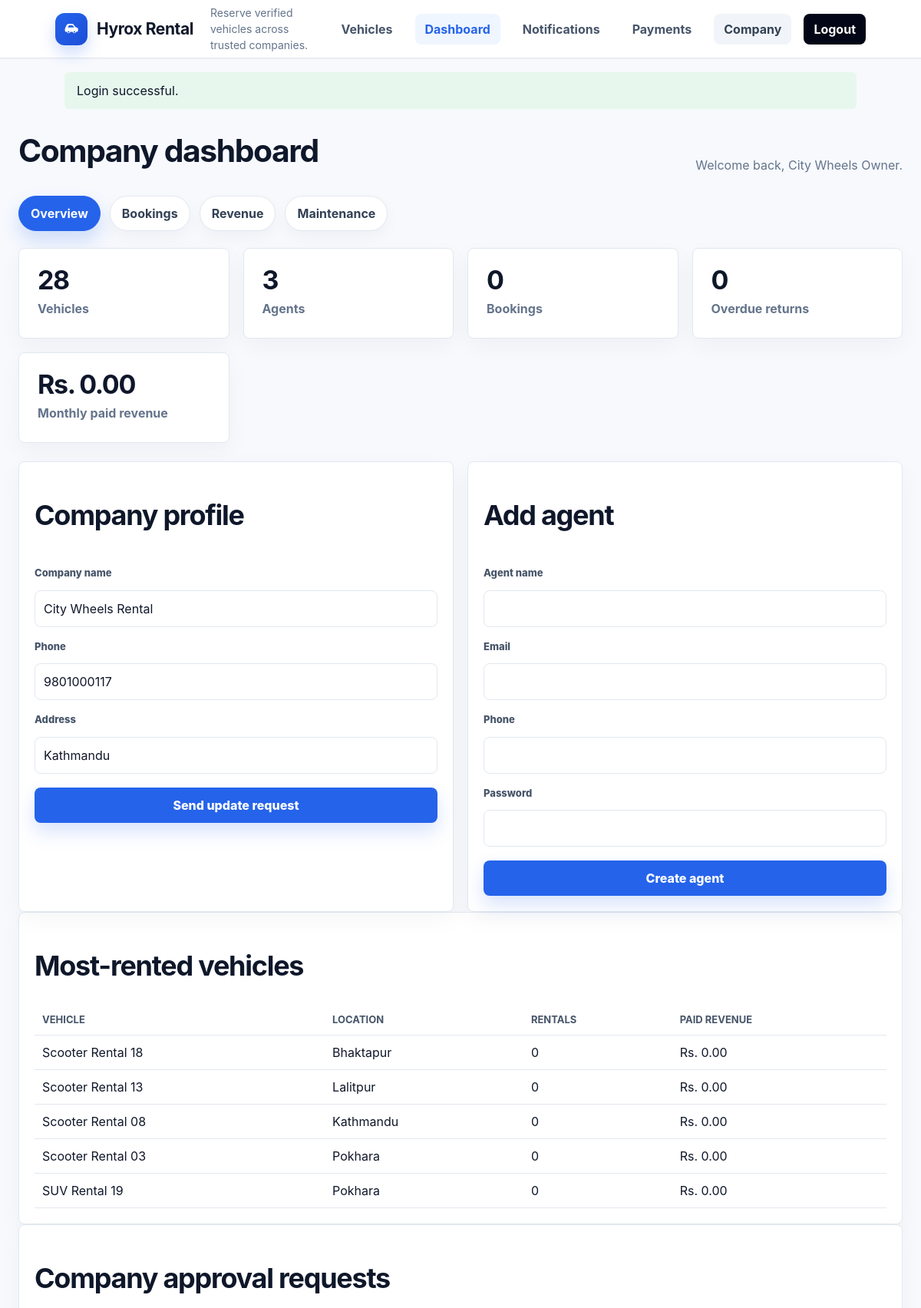
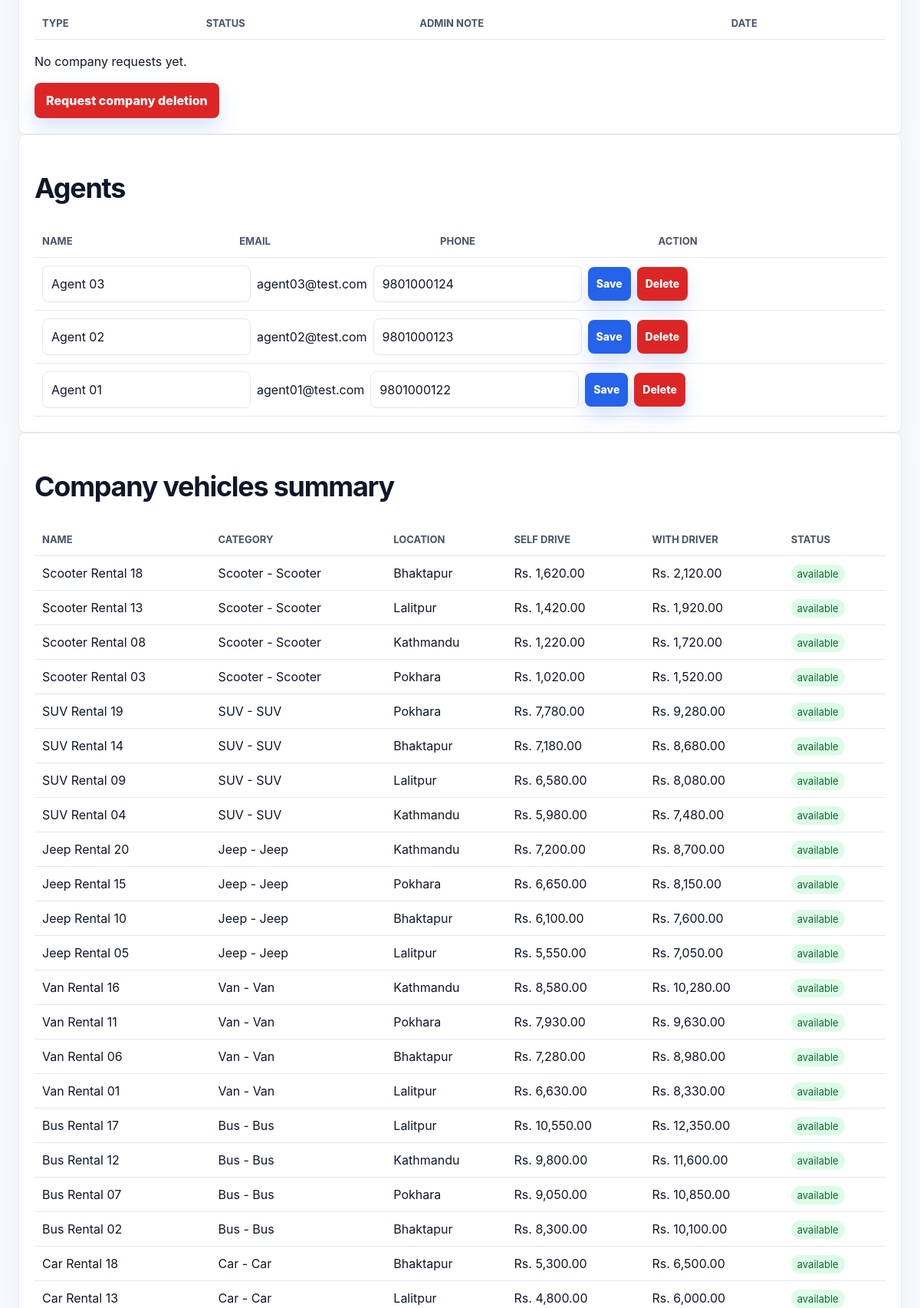
/dashboard.php (signed in, upper part), run on the app's committed database (2 pictures, top to bottom).
### tables this page shows
CREATE TABLE users (
    id INT AUTO_INCREMENT PRIMARY KEY,
    role_id INT NOT NULL,
    company_id INT NULL,
    name VARCHAR(100) NOT NULL,
    email VARCHAR(120) NOT NULL UNIQUE,
    phone VARCHAR(30) NOT NULL UNIQUE,
    password VARCHAR(255) NOT NULL,
    company_name VARCHAR(120) NULL,
    address VARCHAR(180) NULL,
    status ENUM('pending', 'pending_admin', 'active', 'rejected', 'inactive') NOT NULL DEFAULT 'pending',
    is_verified TINYINT(1) NOT NULL DEFAULT 0,
    created_at TIMESTAMP DEFAULT CURRENT_TIMESTAMP,
    FOREIGN KEY (role_id) REFERENCES roles(id),
    FOREIGN KEY (company_id) REFERENCES users(id) ON DELETE SET NULL
);

CREATE TABLE roles (
    id INT AUTO_INCREMENT PRIMARY KEY,
    name VARCHAR(30) NOT NULL UNIQUE,
    role_name VARCHAR(30) NOT NULL UNIQUE
);

CREATE TABLE vehicles (
    id INT AUTO_INCREMENT PRIMARY KEY,
    company_id INT NOT NULL,
    category_id INT NOT NULL,
    type_id INT NOT NULL,
    name VARCHAR(120) NOT NULL,
    location VARCHAR(120) NOT NULL,
    self_drive_price DECIMAL(10,2) NOT NULL,
    with_driver_price DECIMAL(10,2) NOT NULL,
    description TEXT NULL,
    status ENUM('available', 'unavailable') NOT NULL DEFAULT 'available',
    availability ENUM('available', 'unavailable', 'maintenance') NOT NULL DEFAULT 'available',
    latitude DECIMAL(10,7) NULL,
    lat DECIMAL(10,7) NULL,
    longitude DECIMAL(10,7) NULL,
    `long` DECIMAL(10,7) NULL,
    image VARCHAR(180) NULL,
    created_at TIMESTAMP DEFAULT CURRENT_TIMESTAMP,
    FOREIGN KEY (company_id) REFERENCES users(id) ON DELETE CASCADE,
    FOREIGN KEY (category_id) REFERENCES vehicle_categories(id),
    FOREIGN KEY (type_id) REFERENCES vehicle_types(id)
);

CREATE TABLE vehicle_categories (
    id INT AUTO_INCREMENT PRIMARY KEY,
    name VARCHAR(50) NOT NULL UNIQUE
);

CREATE TABLE vehicle_types (
    id INT AUTO_INCREMENT PRIMARY KEY,
    category_id INT NOT NULL,
    name VARCHAR(80) NOT NULL,
    FOREIGN KEY (category_id) REFERENCES vehicle_categories(id) ON DELETE CASCADE
);

### includes/helpers/core_helpers.php (called while the page is built, shortened)
<?php
function e($text)
{
    return htmlspecialchars((string) $text, ENT_QUOTES, 'UTF-8');
}
function get_flash()
{
    $msg = $_SESSION['flash'] ?? null;
    return $msg;
}
function role_badge($status)
{
    if ($status === 'approved' || $status === 'available' || $status === 'active') {
        return 'badge good';
    }
    return 'badge bad';
}
function money($amount)
{
    return 'Rs. ' . number_format((float) $amount, 2);
}

### includes/db.php (called while the page is built, shortened)
<?php
function db()
{
    static $pdo = null;
    if ($pdo !== null) {
        return $pdo;
    }
    $dsn = 'mysql:host=' . DB_HOST . ';dbname=' . DB_NAME . ';charset=utf8mb4';
    $pdo = new PDO($dsn, DB_USER, DB_PASS, [
        PDO::ATTR_ERRMODE => PDO::ERRMODE_EXCEPTION,
        PDO::ATTR_DEFAULT_FETCH_MODE => PDO::FETCH_ASSOC
    ]);
    return $pdo;
}
function db_all($sql, $params = [])
{
    $stmt = db()->prepare($sql);
    $stmt->execute($params);
    return $stmt->fetchAll();
}
function db_one($sql, $params = [])
{
    $stmt = db()->prepare($sql);
    $stmt->execute($params);
    $row = $stmt->fetch();
    return $row ? $row : null;
}
function db_value($sql, $params = [])
{
    $row = db_one($sql, $params);
    if (!$row) {
        return null;
    }
    return array_values($row)[0];
}

### includes/helpers/auth_helpers.php (called while the page is built, shortened)
<?php
function find_user($id)
{
    return db_one(
        'SELECT u.*, r.name AS role_name
         FROM users u JOIN roles r ON r.id = u.role_id
         WHERE u.id = ?',
        [$id]
    );
}
function current_user()
{
    return find_user((int) $_SESSION['user_id']);
}
function company_table_enabled()
{
    return db_table_exists('companies') && db_column_exists('companies', 'owner_user_id');
}
function company_id_for_owner_user($userId)
{
    if (!company_table_enabled()) {
        return (int) $userId;
    }
    return (int) db_value('SELECT id FROM companies WHERE owner_user_id = ? LIMIT 1', [(int) $userId]);
}
function managed_company_id($user)
{
    if ($user['role_name'] === 'company') {
        $companyId = company_id_for_owner_user((int) $user['id']);
        if ($companyId > 0) {
            return $companyId;
        }
        return (int) $user['id'];
    }
    return 0;
}

### includes/helpers/schema_helpers.php (called while the page is built, shortened)
<?php
function db_table_exists($table)
{
    static $cache = [];
    $table = preg_replace('/[^a-zA-Z0-9_]/', '', (string) $table);
    if (!array_key_exists($table, $cache)) {
        try {
            $cache[$table] = db_value('SHOW TABLES LIKE ?', [$table]) !== null;
        } catch (Throwable $throwable) {
            $cache[$table] = false;
        }
    }
    return $cache[$table];
}
function ensure_service_history_schema()
{
    if (db_table_exists('service_history')) {
        return;
    }
}

### includes/helpers/vehicle_helpers.php (called while the page is built, shortened)
<?php
function most_rented_vehicles($companyId = 0, $limit = 5)
{
    $where = '';
    $params = [];
    if ((int) $companyId > 0) {
        $where = 'WHERE v.company_id = ?';
        $params[] = (int) $companyId;
    }
    return db_all(
        'SELECT v.id, v.name, v.location, v.status,
                COUNT(b.id) AS rental_count,
                COALESCE(SUM(CASE WHEN b.payment_status = "paid" THEN b.total_price ELSE 0 END), 0) AS paid_revenue
         FROM vehicles v
         LEFT JOIN bookings b ON b.vehicle_id = v.id
            AND b.status IN ("confirmed", "completed", "approved")
         ' . $where . '
         GROUP BY v.id, v.name, v.location, v.status
         ORDER BY rental_count DESC, paid_revenue DESC, v.id DESC
         LIMIT ' . max(1, min(10, (int) $limit)),
        $params
    );
}

### dashboard/company.php (the view, shortened to what this page needs)
<?php
$companyId = managed_company_id($me);
$vehicles = db_all(
    'SELECT v.*, c.name AS category_name, t.name AS type_name
     FROM vehicles v
     JOIN vehicle_categories c ON c.id = v.category_id
     JOIN vehicle_types t ON t.id = v.type_id
     WHERE v.company_id = ?
     ORDER BY v.id DESC',
    [$companyId]
);
$agents = db_all('SELECT * FROM users WHERE company_id = ? ORDER BY id DESC', [$companyId]);
$companyRequests = db_all('SELECT * FROM company_requests WHERE company_id = ? ORDER BY id DESC', [$companyId]);
$companyBookings = db_all(
    'SELECT b.*, v.name AS vehicle_name, u.name AS user_name, u.email AS user_email
     FROM bookings b
     JOIN vehicles v ON v.id = b.vehicle_id
     JOIN users u ON u.id = b.user_id
     WHERE b.company_id = ?
     ORDER BY b.created_at DESC, b.id DESC',
    [$companyId]
);
$companyOverdueReturns = db_all(
    'SELECT b.*, v.name AS vehicle_name, u.name AS user_name
     FROM bookings b
     JOIN vehicles v ON v.id = b.vehicle_id
     JOIN users u ON u.id = b.user_id
     WHERE b.company_id = ?
       AND b.status IN ("approved", "confirmed")
       AND b.end_date < CURDATE()
     ORDER BY b.end_date ASC',
    [$companyId]
);
$companyRevenueTotal = 0;
$companyMostRented = most_rented_vehicles($companyId, 5);
?>
<nav class="dashboard-tabs">
    <a class="<?= $section === 'overview' ? 'active' : '' ?>" href="dashboard.php?section=overview">Overview</a>
    <a class="<?= $section === 'bookings' ? 'active' : '' ?>" href="dashboard.php?section=bookings">Bookings</a>
    <a class="<?= $section === 'revenue' ? 'active' : '' ?>" href="dashboard.php?section=revenue">Revenue</a>
    <a class="<?= $section === 'maintenance' ? 'active' : '' ?>" href="dashboard.php?section=maintenance">Maintenance</a>
</nav>
<section class="metric-grid">
    <article class="metric-card"><strong><?= e(count($vehicles)) ?></strong><span>Vehicles</span></article>
    <article class="metric-card"><strong><?= e(count($agents)) ?></strong><span>Agents</span></article>
    <article class="metric-card"><strong><?= e(count($companyBookings)) ?></strong><span>Bookings</span></article>
    <article class="metric-card"><strong><?= e(count($companyOverdueReturns)) ?></strong><span>Overdue returns</span></article>
    <article class="metric-card"><strong><?= e(money($companyRevenueTotal)) ?></strong><span>Monthly paid revenue</span></article>
</section>
<?php if ($section === 'overview'): ?>
<section class="grid two">
    <form class="box simple-form" action="actions/auth.php" method="post">
        <h2>Company profile</h2>
        <label>Company name</label>
        <input type="text" name="company_name" value="<?= e($me['company_name']) ?>" required>
        <label>Phone</label>
        <input type="text" name="phone" value="<?= e($me['phone']) ?>" required>
        <label>Address</label>
        <input type="text" name="address" value="<?= e($me['address']) ?>">
        <button class="btn" type="submit">Send update request</button>
    </form>
    <form class="box simple-form" action="actions/auth.php" method="post">
        <h2>Add agent</h2>
        <label>Agent name</label>
        <input type="text" name="name" required>
        <label>Email</label>
        <input type="email" name="email" required>
        <label>Phone</label>
        <input type="text" name="phone" required>
        <label>Password</label>
        <input type="password" name="password" minlength="6" required>
        <button class="btn" type="submit">Create agent</button>
    </form>
</section>
<section class="box">
    <h2>Most-rented vehicles</h2>
    <table>
        <tr>
            <th>Vehicle</th>
            <th>Location</th>
            <th>Rentals</th>
            <th>Paid revenue</th>
        </tr>
        <?php foreach ($companyMostRented as $vehicleRank): ?>
            <tr>
                <td><?= e($vehicleRank['name']) ?></td>
                <td><?= e($vehicleRank['location']) ?></td>
                <td><?= e((int) $vehicleRank['rental_count']) ?></td>
                <td><?= e(money($vehicleRank['paid_revenue'])) ?></td>
            </tr>
        <?php endforeach; ?>
    </table>
</section>
<section class="box">
    <h2>Company approval requests</h2>
    <table>
        <tr>
            <th>Type</th>
            <th>Status</th>
            <th>Admin note</th>
            <th>Date</th>
        </tr>
    </table>
    <?php if (!$companyRequests): ?>
        <p>No company requests yet.</p>
    <?php endif; ?>
    <form action="actions/auth.php" method="post" onsubmit="return confirm('Request admin to delete this company?');">
        <button class="btn danger" type="submit">Request company deletion</button>
    </form>
</section>
<section class="box">
    <h2>Agents</h2>
    <table>
        <tr>
            <th>Name</th>
            <th>Email</th>
            <th>Phone</th>
            <th>Action</th>
        </tr>
        <?php foreach ($agents as $a): ?>
            <tr>
                <td colspan="4">
                    <form class="decision-form" action="actions/auth.php" method="post">
                        <input type="text" name="name" value="<?= e($a['name']) ?>" required>
                        <span><?= e($a['email']) ?></span>
                        <input type="text" name="phone" value="<?= e($a['phone']) ?>" required>
                        <button class="btn tiny" name="action" value="edit_agent">Save</button>
                        <button class="btn danger tiny" name="action" value="delete_agent" onclick="return confirm('Delete agent?')">Delete</button>
                    </form>
                </td>
            </tr>
        <?php endforeach; ?>
    </table>
</section>
<section class="box">
    <h2>Company vehicles summary</h2>
    <table>
        <tr>
            <th>Name</th>
            <th>Category</th>
            <th>Location</th>
            <th>Self drive</th>
            <th>With driver</th>
            <th>Status</th>
        </tr>
        <?php foreach ($vehicles as $v): ?>
            <tr>
                <td><?= e($v['name']) ?></td>
                <td><?= e($v['category_name']) ?> - <?= e($v['type_name']) ?></td>
                <td><?= e($v['location']) ?></td>
                <td><?= e(money($v['self_drive_price'])) ?></td>
                <td><?= e(money($v['with_driver_price'])) ?></td>
                <td><span class="<?= e(role_badge($v['status'])) ?>"><?= e($v['status']) ?></span></td>
            </tr>
        <?php endforeach; ?>
    </table>
</section>
<?php endif; ?>

### includes/header.php (shortened to what this page needs)
<?php
$me = current_user();
$msg = get_flash();
$currentPage = basename($_SERVER['SCRIPT_NAME'] ?? 'index.php');
$bodyClass = 'page-' . preg_replace('/[^a-z0-9]+/', '-', strtolower(pathinfo($currentPage, PATHINFO_FILENAME)));
?>
<!doctype html>
<html lang="en">
<head>
    <link rel="stylesheet" href="assets/css/style.css?v=<?= e((string) filemtime(__DIR__ . '/../assets/css/style.css')) ?>">
</head>
<body class="<?= e($bodyClass) ?>">
<header class="topbar">
    <a class="brand" href="index.php">
        <span class="brand-icon" aria-hidden="true">
        </span>
        <span class="brand-word"><?= APP_NAME ?></span>
    </a>
    <p class="tagline"><?= APP_TAGLINE ?></p>
    <nav class="site-nav">
        <a class="<?= $currentPage === 'vehicles.php' || $currentPage === 'vehicle.php' ? 'active' : '' ?>" href="vehicles.php">Vehicles</a>
        <?php if ($me): ?>
            <a class="<?= $currentPage === 'dashboard.php' ? 'active' : '' ?>" href="dashboard.php">Dashboard</a>
            <a class="notification-bell" href="dashboard.php?section=notifications" aria-label="Notifications">
                Notifications
            </a>
            <a class="<?= $currentPage === 'payments.php' || $currentPage === 'payment-status.php' ? 'active' : '' ?>" href="payments.php">Payments</a>
            <span class="nav-role"><?= e(ucwords(str_replace('_', ' ', $me['role_name']))) ?></span>
            <a class="nav-action" href="auth/logout.php" data-logout-link>Logout</a>
        <?php else: ?>
            <a href="login.php">Login</a>
            <a class="nav-action" href="register.php">Register</a>
        <?php endif; ?>
    </nav>
</header>
<?php if ($msg): ?>
    <div class="alert <?= e($msg['type']) ?>"><?= e($msg['message']) ?></div>
<?php endif; ?>
<main>

### dashboard.php (shortened to what this page needs)
<?php
ensure_service_history_schema();
$me = current_user();
$section = $_GET['section'] ?? 'overview';
$managedCompanyId = managed_company_id($me);
    ?>
    <?php
$dashboardViews = [
    'user' => __DIR__ . '/dashboard/user.php',
    'company' => __DIR__ . '/dashboard/company.php',
    'agent' => __DIR__ . '/dashboard/agent.php',
    'admin' => __DIR__ . '/dashboard/admin.php',
    'super_admin' => __DIR__ . '/dashboard/admin.php',
];
$dashboardView = $dashboardViews[$me['role_name']] ?? null;
require __DIR__ . '/includes/header.php';
?>
<section class="section-head">
    <h1><?= e(ucwords(str_replace('_', ' ', $me['role_name']))) ?> dashboard</h1>
    <p>Welcome back, <?= e($me['name']) ?>.</p>
</section>
<?php require $dashboardView; ?>
<?php require __DIR__ . '/includes/footer.php'; ?>

### data on the page
users: role.name "Company", name "City Wheels Owner", company_name "City Wheels Rental", phone "9801000117", address "Kathmandu"
vehicles: name "Scooter Rental 18", location "Bhaktapur", rental_count "0", paid_revenue "Rs. 0.00", category.name "Scooter", type.name "Scooter", self_drive_price "Rs. 1,620.00", with_driver_price "Rs. 2,120.00", status "available"
vehicles: name "Scooter Rental 13", location "Lalitpur", rental_count "0", paid_revenue "Rs. 0.00", category.name "Scooter", type.name "Scooter", self_drive_price "Rs. 1,420.00", with_driver_price "Rs. 1,920.00", status "available"
vehicles: name "Scooter Rental 08", location "Kathmandu", rental_count "0", paid_revenue "Rs. 0.00", category.name "Scooter", type.name "Scooter", self_drive_price "Rs. 1,220.00", with_driver_price "Rs. 1,720.00", status "available"
vehicles: name "Scooter Rental 03", location "Pokhara", rental_count "0", paid_revenue "Rs. 0.00", category.name "Scooter", type.name "Scooter", self_drive_price "Rs. 1,020.00", with_driver_price "Rs. 1,520.00", status "available"
vehicles: name "SUV Rental 19", location "Pokhara", rental_count "0", paid_revenue "Rs. 0.00", category.name "SUV", type.name "SUV", self_drive_price "Rs. 7,780.00", with_driver_price "Rs. 9,280.00", status "available"
users: name "Agent 03", email "agent03@test.com", phone "9801000124"
users: name "Agent 02", email "agent02@test.com", phone "9801000123"
users: name "Agent 01", email "agent01@test.com", phone "9801000122"
vehicles: name "SUV Rental 14", category.name "SUV", type.name "SUV", location "Bhaktapur", self_drive_price "Rs. 7,180.00", with_driver_price "Rs. 8,680.00", status "available"
vehicles: name "SUV Rental 09", category.name "SUV", type.name "SUV", location "Lalitpur", self_drive_price "Rs. 6,580.00", with_driver_price "Rs. 8,080.00", status "available"
vehicles: name "SUV Rental 04", category.name "SUV", type.name "SUV", location "Kathmandu", self_drive_price "Rs. 5,980.00", with_driver_price "Rs. 7,480.00", status "available"
vehicles: name "Jeep Rental 20", category.name "Jeep", type.name "Jeep", location "Kathmandu", self_drive_price "Rs. 7,200.00", with_driver_price "Rs. 8,700.00", status "available"
vehicles: name "Jeep Rental 15", category.name "Jeep", type.name "Jeep", location "Pokhara", self_drive_price "Rs. 6,650.00", with_driver_price "Rs. 8,150.00", status "available"
vehicles: name "Jeep Rental 10", category.name "Jeep", type.name "Jeep", location "Bhaktapur", self_drive_price "Rs. 6,100.00", with_driver_price "Rs. 7,600.00", status "available"
vehicles: name "Jeep Rental 05", category.name "Jeep", type.name "Jeep", location "Lalitpur", self_drive_price "Rs. 5,550.00", with_driver_price "Rs. 7,050.00", status "available"
vehicles: name "Van Rental 16", category.name "Van", type.name "Van", location "Kathmandu", self_drive_price "Rs. 8,580.00", with_driver_price "Rs. 10,280.00", status "available"
vehicles: name "Van Rental 11", category.name "Van", type.name "Van", location "Pokhara", self_drive_price "Rs. 7,930.00", with_driver_price "Rs. 9,630.00", status "available"
vehicles: name "Van Rental 06", category.name "Van", type.name "Van", location "Bhaktapur", self_drive_price "Rs. 7,280.00", with_driver_price "Rs. 8,980.00", status "available"
vehicles: name "Van Rental 01", category.name "Van", type.name "Van", location "Lalitpur", self_drive_price "Rs. 6,630.00", with_driver_price "Rs. 8,330.00", status "available"
vehicles: name "Bus Rental 17", category.name "Bus", type.name "Bus", location "Lalitpur", self_drive_price "Rs. 10,550.00", with_driver_price "Rs. 12,350.00", status "available"
vehicles: name "Bus Rental 12", category.name "Bus", type.name "Bus", location "Kathmandu", self_drive_price "Rs. 9,800.00", with_driver_price "Rs. 11,600.00", status "available"
vehicles: name "Bus Rental 07", category.name "Bus", type.name "Bus", location "Pokhara", self_drive_price "Rs. 9,050.00", with_driver_price "Rs. 10,850.00", status "available"
vehicles: name "Bus Rental 02", category.name "Bus", type.name "Bus", location "Bhaktapur", self_drive_price "Rs. 8,300.00", with_driver_price "Rs. 10,100.00", status "available"
vehicles: name "Car Rental 18", category.name "Car", type.name "Car", location "Bhaktapur", self_drive_price "Rs. 5,300.00", with_driver_price "Rs. 6,500.00", status "available"
vehicles: name "Car Rental 13", category.name "Car", type.name "Car", location "Lalitpur", self_drive_price "Rs. 4,800.00", with_driver_price "Rs. 6,000.00", status "available"

### other printed values
APP_NAME "Hyrox Rental"
APP_TAGLINE "Reserve verified vehicles across trusted companies."
$msg['message'] "Login successful."
count($vehicles) "28"
count($agents) "3"
count($companyBookings) "0"
count($companyOverdueReturns) "0"
money($companyRevenueTotal) "Rs. 0.00"
